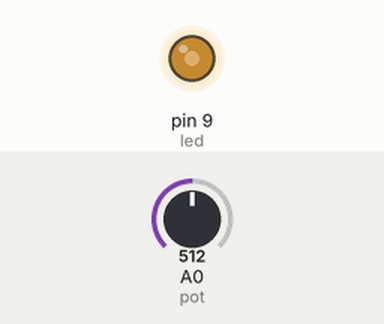
This sketch was run on a simulated Arduino Uno, built with avr-gcc and run on an emulated ATmega328P. On the bench: output pins drawn as LEDs (lit = HIGH). Inputs (shaded band) come from the test bench; at power-on: A0 (pot) = 512.

Above: at 1.2 s.
1.3 s: A0 (pot) set to 716
At 2.5 s:
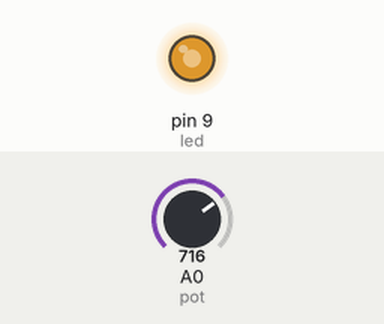
2.8 s: A0 (pot) set to 900
At 4.0 s:
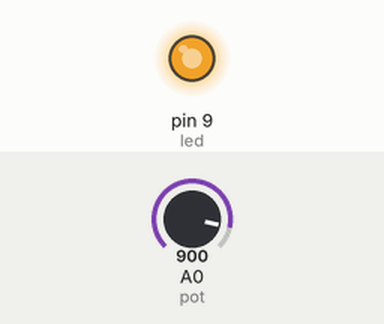
4.3 s: A0 (pot) set to 122
At 5.5 s:
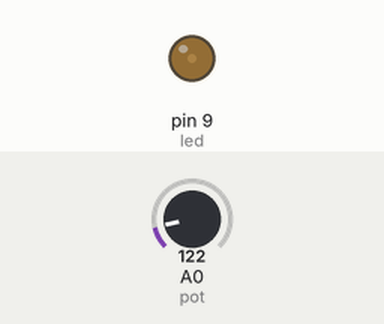
5.8 s: A0 (pot) set to 0
At 7.0 s:
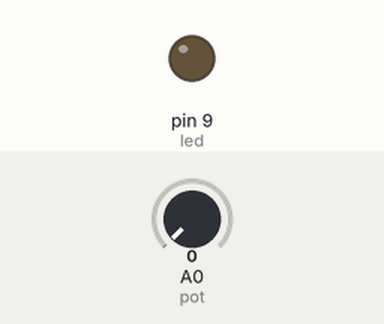
7.3 s: A0 (pot) set to 511
At 8.6 s:
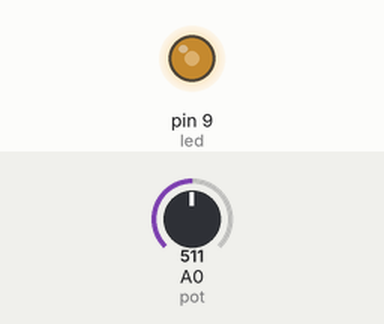
Timing chart, 0 to 9.8 s (numbered marks = the images above; inputs shaded):
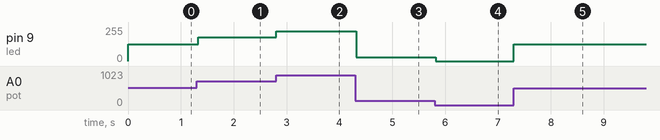

The sketch:

Fading_LED_with_Pot.ino
```cpp
/*
  This example code is based on the tutorial below.
  It has been modified to use a potentiometer
  to control the fading of the LED.

  http://www.arduino.cc/en/Tutorial/Fade
*/

int led = 9;          // the PWM pin the LED is attached to
int brightness = 0;    // how bright the LED is
int pot = A0;          // analog pin the potentiometer is attached to
int potVal = 0;      // value from the potentiometer

// the setup routine runs once when you press reset:
void setup() {
  // declare pin 9 to be an output:
  pinMode(led, OUTPUT);
}

// the loop routine runs over and over again forever:
void loop() {
  // read the potentiometer
  potVal = analogRead(pot);

  // convert potentiometer reading from 0 - 1024 to 0 - 255
  brightness = map(potVal, 0, 1024, 0, 255);

  // set the brightness of pin 9:
  analogWrite(led, brightness);

  // wait for 30 milliseconds to see the dimming effect
  delay(30);
}
```

Measured:
- after the input at 1.3 s, pin 9 (led): 127/255 → 178/255 at once
- after the input at 2.8 s, pin 9 (led): 178/255 → 224/255 at once
- after the input at 4.3 s, pin 9 (led): 224/255 → 30/255 at once
- after the input at 5.8 s, pin 9 (led): 30/255 → 0/255 at once
- after the input at 7.3 s, pin 9 (led): 0/255 → 127/255 at once
